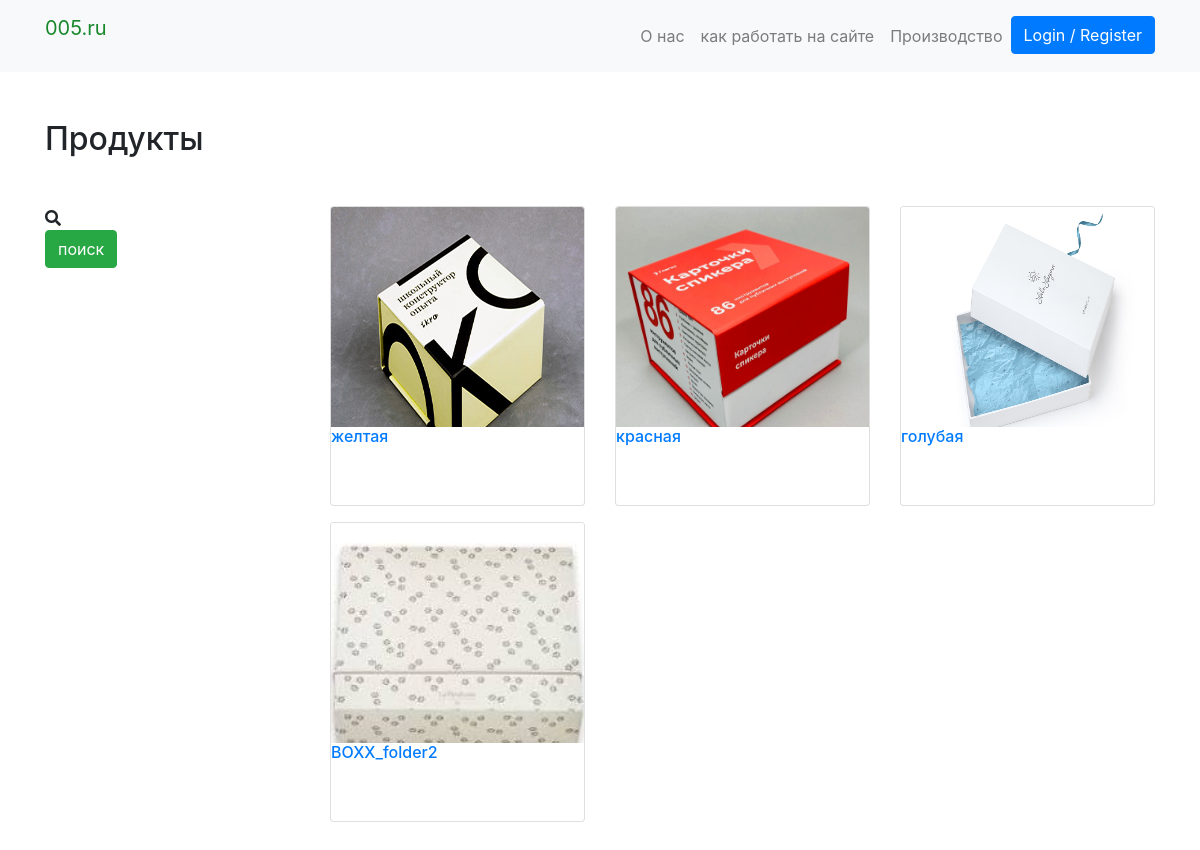
The page /get_subcategory/1/get_products/1 on the database its author committed.
### products/models.py (models this page shows, shortened)
class  Product(PolymorphicModel):
    BOX_SIZES = (
                ('50х50х35', '50х50х35'),
                ('60х60х40', '60х60х40'),
                ('60х60х40-P', '60х60х40-P'),
                ('80х80х40', '80х80х40'),
                ('80х80х40-P', '80х80х40-P'),
                ('240х185х120', '240х185х120'),
                ('270х220х70', '270х220х70'),
                ('корешок 25-40 круглый механизм 7200', 'корешок 25-40 круглый механизм 7200'),
                ('корешок 45-65 д-образный механизм', 'корешок 45-65 д-образный механизм'),
                )
    mainimage = models.ImageField(upload_to='products/', blank=True, null=True)
    name = models.CharField(max_length=300, default = None, null=True)
    slug = models.SlugField(default = None, null=True)
    subcategory = models.ForeignKey(SubCategory, on_delete=models.CASCADE, default = None, null=True)
    category = models.ForeignKey(Category, on_delete=models.CASCADE, default = None, null=True)
    preview_text = models.TextField(max_length=200, verbose_name='Preview Text', blank=True, null=True)
    detail_text = models.TextField(max_length=1000, verbose_name='Detail Text', blank=True, null=True)
    price = models.FloatField(default = None, null=True)
    tirazh = models.IntegerField(null=False)
    t = models.IntegerField(null=True)
    k = models.IntegerField(null=True)
    box_size = models.CharField(max_length=50, default='80х80х40')

class BoxType2(Product):
    def __init__(self, *args, **kwargs):
        super(BoxType2, self).__init__(*args, **kwargs)

class  Product(PolymorphicModel):
    BOX_SIZES = (
                ('50х50х35', '50х50х35'),
                ('60х60х40', '60х60х40'),
                ('60х60х40-P', '60х60х40-P'),
                ('80х80х40', '80х80х40'),
                ('80х80х40-P', '80х80х40-P'),
                ('240х185х120', '240х185х120'),
                ('270х220х70', '270х220х70'),
                ('корешок 25-40 круглый механизм 7200', 'корешок 25-40 круглый механизм 7200'),
                ('корешок 45-65 д-образный механизм', 'корешок 45-65 д-образный механизм'),
                )
    mainimage = models.ImageField(upload_to='products/', blank=True, null=True)
    name = models.CharField(max_length=300, default = None, null=True)
    slug = models.SlugField(default = None, null=True)
    subcategory = models.ForeignKey(SubCategory, on_delete=models.CASCADE, default = None, null=True)
    category = models.ForeignKey(Category, on_delete=models.CASCADE, default = None, null=True)
    preview_text = models.TextField(max_length=200, verbose_name='Preview Text', blank=True, null=True)
    detail_text = models.TextField(max_length=1000, verbose_name='Detail Text', blank=True, null=True)
    price = models.FloatField(default = None, null=True)
    tirazh = models.IntegerField(null=False)
    t = models.IntegerField(null=True)
    k = models.IntegerField(null=True)
    box_size = models.CharField(max_length=50, default='80х80х40')

class BoxType1(Product):
    def __init__(self, *args, **kwargs):
        super(BoxType1, self).__init__(*args, **kwargs)

class FolderType2(Product):
    def __init__(self, *args, **kwargs):
        super(FolderType2, self).__init__(*args, **kwargs)

### products/views.py (the view)
# urls.py: path('get_subcategory/<category>/get_products/<subcategory>', get_products, name='get_products'),
def get_products(request, category, subcategory):
    print("category", subcategory)
    product_list  = Product.objects.filter(category = subcategory)
    return render(request, 'products/subcategory_products.html', {'products': product_list})

### products/templates/products/subcategory_products.html (shortened to what this page needs)
{% extends 'products/base.html' %}
{% load crispy_forms_tags %}
{% block content %}
  <div class="container my-5">
  	<h2 class="my-5">Продукты </h2>
    <div class="row">
    <div class="col-md-3">
		<span class="icon"><i class="fa fa-search"></i></span>
			<form method="get">
			<button type= "submit"
		class= "btn btn-success btn-buy">
		  поиск
		</button>
		</div>
    <div class="col-md-9">
		<div class="row">
			{% for product in products %}
		  <div class="col-md-6 col-sm-12 col-lg-4">
			<figure class="card card-product">
				<div class="img-wrap">
					<img src="media/{{ product.mainimage }}" style="width: 100%; height: 250px;">
				</div>
				<figcaption class="info-wrap">
					<h6 class="title text-dots"><a href="/product/{{ product.slug }}">{{ product.name }}</a></h6>
					<div class="action-wrap">
					</div>
				</figcaption>
			</figure>
		</div>
      {% endfor %}
		</div>
	</div>
  </div>
  </div>
{% endblock %}

### products/templates/products/base.html (style rules this page uses)
.card { height: 300px; }
.card-product:after { content: ""; display: table; clear: both; visibility: hidden; }
.card-product .img-wrap { border-radius: 3px 3px 0 0; overflow: hidden; position: relative; height: 220px; text-align: center; }
.card-product .action-wrap { padding-top: 4px; margin-top: 4px; }
.card-product .title { margin-top: 0; }

### rows shown on the page
BoxType2: mainimage (picture), name "желтая"
BoxType2: mainimage (picture), name "красная"
BoxType1: mainimage (picture), name "голубая"
FolderType2: mainimage (picture), name "BOXX_folder2"
